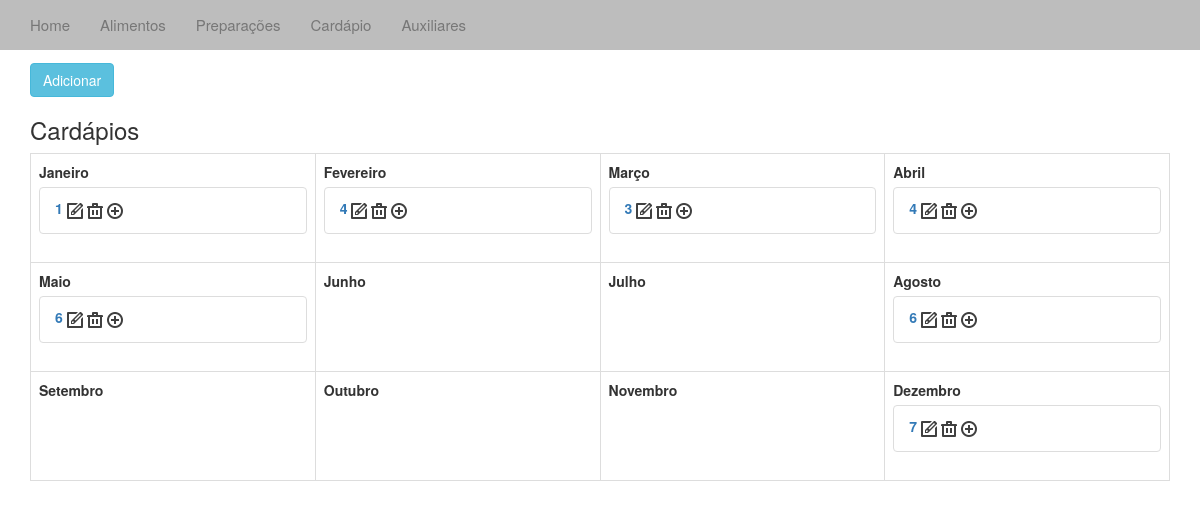
Screenshot of /cardapios/ with the database file from the repository.
### cardapio/models.py (models this page shows, shortened)
class Dia_Cardapio(models.Model):
	dia = models.IntegerField(max_length=2)
	mes = models.IntegerField(max_length=2)
	ano = models.IntegerField(max_length=2)

### cardapio/views.py (the view)
# urls.py: url(r'^cardapios/', 'cardapio.views.cardapios', name='cardapios'),
def cardapios(request):
	c_list = Dia_Cardapio.objects.all().order_by('dia')
	card = Cardapio_Prep.objects.all()
	mes = []
	for i in range(0,12): mes.append(i+1)
	for j in card:
		regra1(j)
	context = {'c_list':c_list,'mes':mes}
	return render_to_response('cardapios.html', context)

### cardapio/rules.py (called while the page is built)
def regra1(c):
	cardapio = Cardapio_Prep.objects.all()
	lista = []
	for i in cardapio:
		if i.dia.id == c.dia.id:
			lista.append(i)
	for l in lista:
		print l.dia.dia

### templates/cardapios.html (shortened to what this page needs)
{% extends "base.html" %}
{% block body%}
{% load static %}
<div class="container-fluid">
	<div class="container">
			<h2>Auxiliares</h2>
			<a href="/addcardapio/"><button type="button" class="btn btn-info">Adicionar</button></a>
			<h3>Cardápios</h3>
		{% if c_list %}
		<table class="table table-bordered">
		{% for m in mes %}
				<td>
				<label>
					{% if m == 1 %}Janeiro{% elif m == 2 %}Fevereiro{% elif m == 2 %}Fevereiro{% elif m == 3 %}Março
					{% elif m == 4 %}Abril{% elif m == 5 %}Maio{% elif m == 6 %}Junho{% elif m == 7 %}Julho
					{% elif m == 8 %}Agosto{% elif m == 9 %}Setembro{% elif m == 10 %}Outubro{% elif m == 11 %}Novembro
					{% elif m == 12 %}Dezembro{% endif %}
				</label>
				{% for c in c_list %}
				{% if c.mes == m %}
				<ul class="list-group">
				<li class="list-group-item">
					<label><a href="/vercardapio/{{ c.id }}"> {{ c.dia }} </a> </label>
					<a href="/editcardapio/{{ c.id }}"><img src="{% static "img/edit.png" %}" style="display:inline-block" /></a>
					<a href="/deletecardapio/{{ c.id }}"><img src="{% static "img/delete.png" %}" style="display:inline-block" /></a>
					<a href="/prep_cardapio/{{ c.id }}"> <img src="{% static "img/add.png" %}" style="display:inline-block" /></a>
				</li>
				</ul>
				{% endif %}
			{% endfor %}
			</td>
		{% endfor %}
		</table>
		{% endif %}
</div>
{% endblock %}

### rows the page displays
Dia_Cardapio: dia "1"
Dia_Cardapio: dia "4"
Dia_Cardapio: dia "3"
Dia_Cardapio: dia "4"
Dia_Cardapio: dia "6"
Dia_Cardapio: dia "6"
Dia_Cardapio: dia "7"
